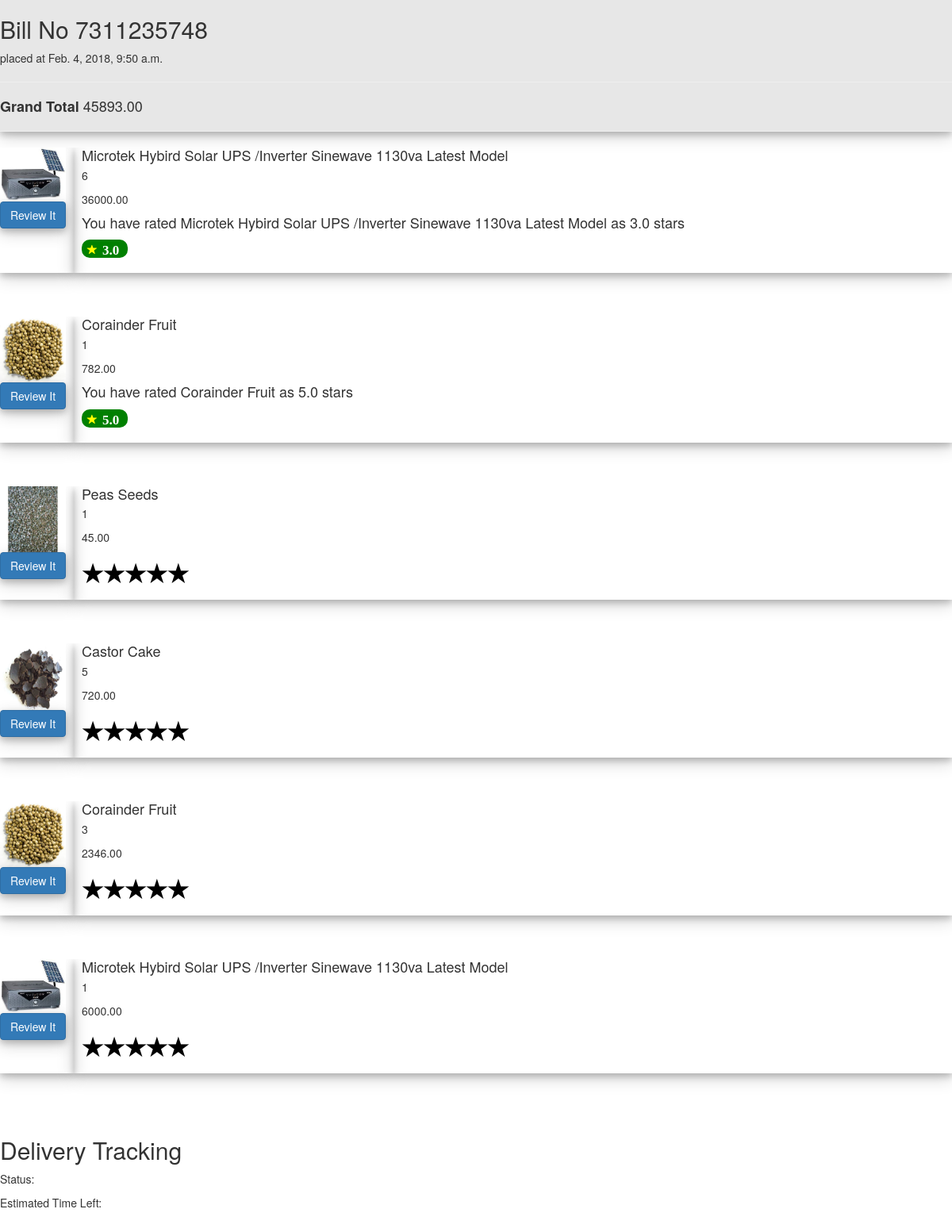
/myorders/7311235748, run on the app's committed database.
### myorders/models.py (models this page shows, shortened)
class Order(models.Model):
	cart = models.ManyToManyField(Cart,blank=True)
	bill = models.CharField(max_length=50,null=False)
	customer = models.ForeignKey("user_panel.Customer",on_delete=models.CASCADE,null=True,default=1)
	grand_total = models.DecimalField(null=True,decimal_places=2,max_digits=50)
	modified = models.DateTimeField(auto_now=True, auto_now_add=False)
	created = models.DateTimeField(auto_now=False, auto_now_add=True)
	status = models.IntegerField(null=True,default=0)
	bill_generated = models.BooleanField(default=False)

### cart/models.py (models this page shows, shortened)
class Cart(models.Model):
    customer = models.ForeignKey(Customer, on_delete=models.CASCADE)
    product = models.ForeignKey(ProductData,on_delete=models.CASCADE)
    quantity = models.IntegerField(default=1,null=True)
    total_price = models.DecimalField(null=True,decimal_places=2,max_digits=50)
    status = models.BooleanField(default=False)
    rating = models.CharField(default=0,max_length=10)

### products/models.py (models this page shows, shortened)
class ProductData(models.Model):
	name = models.CharField(null=False, max_length=500)
	description = models.CharField(max_length=500,null=False)
	category = models.ForeignKey(CategoryData,null=False,on_delete=models.CASCADE)
	image = models.FileField()
	sub_category_name = ChainedForeignKey(SubCategoryData, chained_field="category",
                                          chained_model_field="category", null=True)
	brand = models.CharField(null=True, max_length=100)
	mass = models.DecimalField(null=False,decimal_places=2,max_digits=50,default=1)
	unit = models.CharField(max_length=500, blank=False, null=False, default='Kg', choices=STATUS_CHOICES)
	available = models.BooleanField(default=False)
	price = models.DecimalField(null=True,decimal_places=2,max_digits=50)
	discount_percentage = models.DecimalField(null=True,decimal_places=2,max_digits=50)
	discounted_price = models.DecimalField(null=True,decimal_places=2,max_digits=50)
	reviews = models.ManyToManyField('user_panel.Review',blank=True)
	stars = models.DecimalField(default=3,decimal_places=1,max_digits=50)

### myorders/views.py (the view)
# urls.py: url(r'^(?P<bill_id>[0-9]+)$', views.detail, name='detail'),
def detail(request,bill_id):
	order = Order.objects.get(bill=bill_id)
	cart = order.cart.all()
	try:
		delivery = Delivery.objects.get(order__bill=bill_id)
	except:
		return render(request,'myorders/detail.html',{ "order":order,"cart":cart,'delivery':[],'msg':"Not yet dispactched" })
	return render(request,'myorders/detail.html',{ "order":order,"cart":cart,'delivery':delivery })

### templates/myorders/detail.html (shortened to what this page needs)
<!DOCTYPE html>
<html>
<head>
	<link rel="stylesheet" href="https://maxcdn.bootstrapcdn.com/bootstrap/3.3.7/css/bootstrap.min.css">
</head>
<body>
  <div style="box-shadow: 0 4px 8px 0 rgba(0, 0, 0, 0.2), 0 6px 20px 0 rgba(0, 0, 0, 0.19);background-color: #e7e7e7;margin-top:-20px;">
    <br>
<h2 class="tab-content">Bill No {{order.bill}} </h2><span>placed at {{order.created}}</span>
<br><hr>
<h4><b>Grand Total</b> {{order.grand_total}}</h4>
<hr></div>
{% for c in cart %}
<div class="media" >
  <div class="media-left" style="margin-left:10px;box-shadow: 0 4px 8px 0 rgba(0, 0, 0, 0.2), 0 6px 20px 0 rgba(0, 0, 0, 0.19);">
   <img src="{{c.product.image.url}}" class="img-responsive">
  <button type="submit" class="btn btn-primary " data-toggle="modal" onclick="modal_fired('{{c.product.id}}','{{c.product.name}}')" data-target="#myModal" style="box-shadow: 0 4px 8px 0 rgba(0, 0, 0, 0.2), 0 6px 20px 0 rgba(0, 0, 0, 0.19);"">Review It</button>
  </div>
  <div class="media-body" style="margin-left:10px;box-shadow: 0 4px 8px 0 rgba(0, 0, 0, 0.2), 0 6px 20px 0 rgba(0, 0, 0, 0.19);padding-left:10px;" >
    <h4 class="media-heading">{{c.product.name}}</h4>
<p>{{c.quantity}}</p>
<p>{{c.total_price}}</p>
{% if c.rating == '0' %}
<form class="rating" id='stars' >
  <label>
    <span class="icon">★</span>
  </label>
  <label>
    <span class="icon">★</span>
    <span class="icon">★</span>
  </label>
  <label>
    <span class="icon">★</span>
    <span class="icon">★</span>
    <span class="icon">★</span>
  </label>
  <label>
    <span class="icon">★</span>
    <span class="icon">★</span>
    <span class="icon">★</span>
    <span class="icon">★</span>
  </label>
  <label>
    <span class="icon">★</span>
    <span class="icon">★</span>
    <span class="icon">★</span>
    <span class="icon">★</span>
    <span class="icon">★</span>
  </label>
</form>
{% else%}
<h4>You have rated {{c.product.name}} as {{c.rating}} stars</h4>
<a href="#" ><span class="badge glyphicon glyphicon-star" style="color:yellow;background-color:green;"><span style="padding-left:7px;font-size:17px;color:white;padding-right:4px;">{{c.rating}}</span></span></a><br>
<br>
{% endif%}
  </div>
  <br>
  <br>
  {% endfor %}
  <br>
</div>
		<h2>Delivery Tracking</h2>
		<p>Status: {{delivery.location}}</p>
		<p>Estimated Time Left: {{delivery.time_left}}</p>
</body>
</html>

### templates/myorders/detail.html (style rules this page uses)
.rating { display: inline-block; position: relative; height: 50px; line-height: 50px; font-size: 30px; }
.rating label { position: absolute; top: 0; left: 0; height: 100%; cursor: pointer; }
.rating label:last-child { position: static; }
.rating label:nth-child(1) { z-index: 5; }
.rating label:nth-child(2) { z-index: 4; }
.rating label:nth-child(3) { z-index: 3; }
.rating label:nth-child(4) { z-index: 2; }
.rating label:nth-child(5) { z-index: 1; }
.rating label .icon { float: left; color: transparent; }
.rating label:last-child .icon { color: #000; }

### data on the page
Order: bill "7311235748", created "Feb. 4, 2018, 9:50 a.m.", grand_total "45893.00"
Cart: product.image (picture), product.name "Microtek Hybird Solar UPS /Inverter Sinewave 1130va Latest Model", quantity "6", total_price "36000.00", rating "3.0"
Cart: product.image (picture), product.name "Corainder Fruit", quantity "1", total_price "782.00", rating "5.0"
Cart: product.image (picture), product.name "Peas Seeds", quantity "1", total_price "45.00"
Cart: product.image (picture), product.name "Castor Cake", quantity "5", total_price "720.00"
Cart: product.image (picture), product.name "Corainder Fruit", quantity "3", total_price "2346.00"
Cart: product.image (picture), product.name "Microtek Hybird Solar UPS /Inverter Sinewave 1130va Latest Model", quantity "1", total_price "6000.00"
